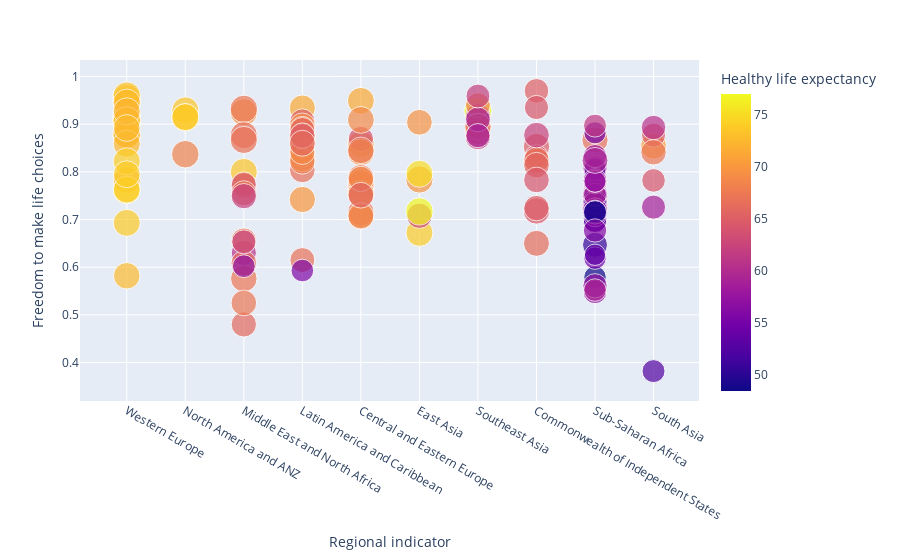

Source (notebook cell):
### Code cell
fig = px.scatter(df, x='Regional indicator', y="Freedom to make life choices", color="Healthy life expectancy",
                 size='Logged GDP per capita', hover_data=['Social support'])
fig.show()

### Figure 1 — Plotly figure (JSON) as saved in the notebook; plotly's stock layout.template omitted (floating-point values rounded to 4 significant figures; data arrays with more than 128 entries replaced by an {"elided": "..."} marker saying what was removed)
{"data": [{"customdata": {"elided": "149x1 float values"}, "hovertemplate": "Regional indicator=%{x}<br>Freedom to make life choices=%{y}<br>Logged GDP per capita=%{marker.size}<br>Social support=%{customdata[0]}<br>Healthy life expectancy=%{marker.color}<extra></extra>", "legendgroup": "", "marker": {"color": {"elided": "149 float values"}, "coloraxis": "coloraxis", "size": {"elided": "149 float values"}, "sizemode": "area", "sizeref": 0.02912, "symbol": "circle"}, "mode": "markers", "name": "", "orientation": "v", "showlegend": false, "type": "scatter", "x": {"elided": "149 str values"}, "xaxis": "x", "y": {"elided": "149 float values"}, "yaxis": "y"}], "layout": {"coloraxis": {"colorbar": {"title": {"text": "Healthy life expectancy"}}, "colorscale": [[0, "#0d0887"], [0.1111, "#46039f"], [0.2222, "#7201a8"], [0.3333, "#9c179e"], [0.4444, "#bd3786"], [0.5556, "#d8576b"], [0.6667, "#ed7953"], [0.7778, "#fb9f3a"], [0.8889, "#fdca26"], [1, "#f0f921"]]}, "legend": {"itemsizing": "constant", "tracegroupgap": 0}, "margin": {"t": 60}, "xaxis": {"anchor": "y", "domain": [0, 1], "title": {"text": "Regional indicator"}}, "yaxis": {"anchor": "x", "domain": [0, 1], "title": {"text": "Freedom to make life choices"}}}}
